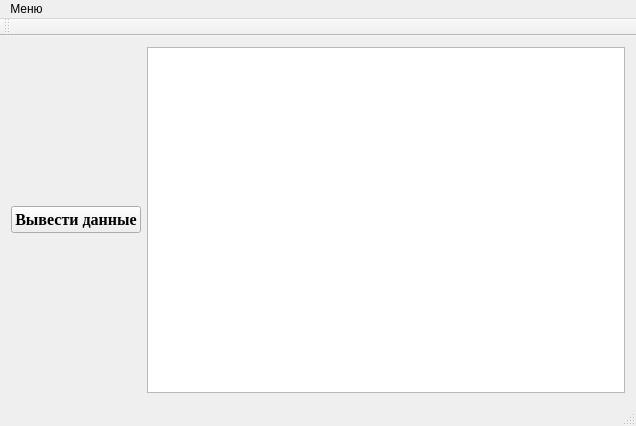
<?xml version="1.0" encoding="UTF-8"?>
<ui version="4.0">
 <class>MainWindow</class>
 <widget class="QMainWindow" name="MainWindow">
  <property name="geometry">
   <rect>
    <x>0</x>
    <y>0</y>
    <width>636</width>
    <height>426</height>
   </rect>
  </property>
  <property name="windowTitle">
   <string>MainWindow</string>
  </property>
  <widget class="QWidget" name="centralWidget">
   <layout class="QGridLayout" name="gridLayout">
    <item row="0" column="0">
     <widget class="QPushButton" name="pushButton">
      <property name="font">
       <font>
        <family>Times New Roman</family>
        <pointsize>12</pointsize>
        <weight>75</weight>
        <bold>true</bold>
       </font>
      </property>
      <property name="text">
       <string>Вывести данные</string>
      </property>
     </widget>
    </item>
    <item row="0" column="1">
     <widget class="QTableView" name="tableView"/>
    </item>
   </layout>
  </widget>
  <widget class="QMenuBar" name="menuBar">
   <property name="geometry">
    <rect>
     <x>0</x>
     <y>0</y>
     <width>636</width>
     <height>21</height>
    </rect>
   </property>
   <widget class="QMenu" name="menu">
    <property name="title">
     <string>Меню</string>
    </property>
    <addaction name="action"/>
   </widget>
   <addaction name="menu"/>
  </widget>
  <widget class="QToolBar" name="mainToolBar">
   <attribute name="toolBarArea">
    <enum>TopToolBarArea</enum>
   </attribute>
   <attribute name="toolBarBreak">
    <bool>false</bool>
   </attribute>
  </widget>
  <widget class="QStatusBar" name="statusBar"/>
  <action name="action">
   <property name="text">
    <string>Соединение с БД</string>
   </property>
  </action>
 </widget>
 <layoutdefault spacing="6" margin="11"/>
 <resources/>
 <connections/>
</ui>
